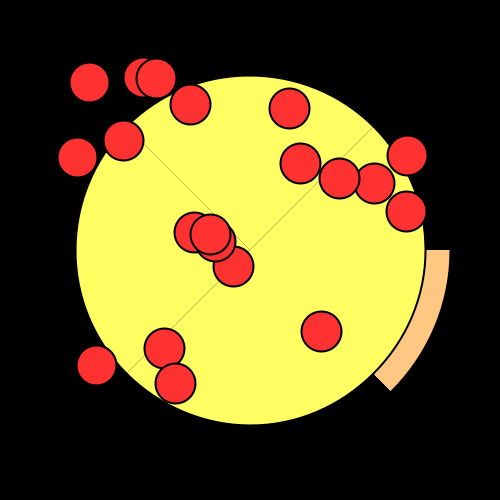
Frame 1 (no input)
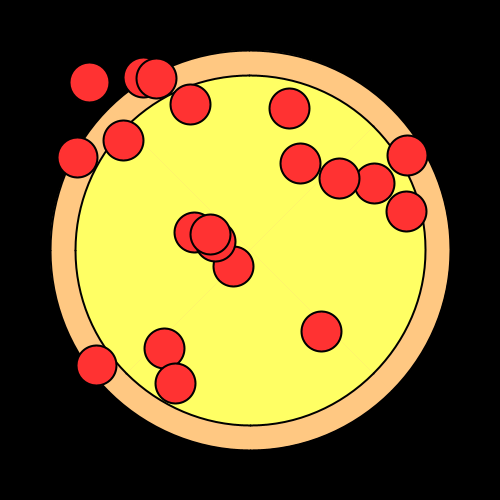
Frame 60 (the mouse pressed at the canvas centre just before this capture)
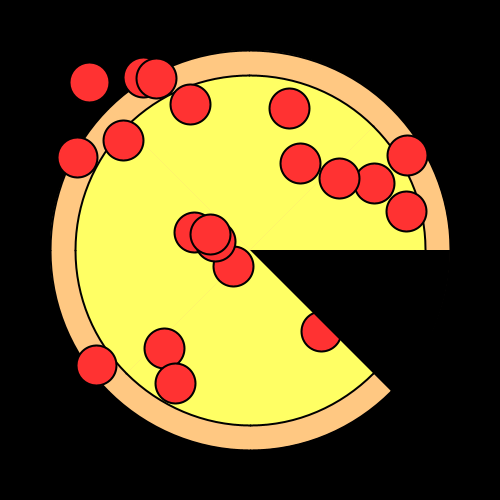
Frame 120 (the mouse held since frame 60 and released just before this capture)

The Processing sketch that drew these frames (run headless with seeded random() and noise(); from frame 60 on, the mouse is pressed at the canvas centre):

// Processing sketch: processing_67200
// ── processing_67200.pde

int numSlice = 8;
float[] sliceStart = new float[numSlice];

int numSalami = 20;
float[] salamiX = new float[numSalami];
float[] salamiY = new float[numSalami];

//boolean mouseClick;    ----failed attempt

void setup(){
  
  size(500, 500);
  background(0);
  noStroke();
  smooth();
  
//  mouseClick = false;   ------failed attempt
  
  for(int i = 0; i < numSlice; i++){
    sliceStart[i] = 0;
  }
  
//----------PROBLEM---------------How do you set a round boundary? 
  for(int j = 0; j < numSalami; j++){
//    salamiX[j] = random(dist(width/2, height/2, 75, 425), (TWO_PI));
//    salamiX[j] = random(dist(width/2, height/2, 0, TWO_PI));
//    salamiY[j] = random(dist(width/2, height/2, 0, TWO_PI));
    salamiX[j] = random(72, 425);
    salamiY[j] = random(72, 425);
//    salamiY[j] = random(dist(width/2, height/2, 75, 425));
  }
}


void draw(){
//  background(0);
    
  for(int i = 0; i < numSlice; i++){
    fill(255, 200, 130);
    stroke(0);
    strokeWeight(2);
    pizzaArc(400, sliceStart[i]);
    sliceStart[i] = (PI/4)*i;
  }
  for(int i = 0; i < numSlice; i++){
    fill(255, 255, 100);
    pizzaArc(350, sliceStart[i]);
    sliceStart[i] = (PI/4)*i;
  }
  
  for(int j = 0; j < numSalami; j++){
    fill(255, 50, 50);
    ellipse(salamiX[j], salamiY[j], 40, 40);
  }
  
  float r = 200;
  float distance = dist(width/2, height/2, mouseX, mouseY);
 
 
//---------PROBLEM-----------------having trouble with mousePressed & mouseClicked  
  if(mousePressed == true && distance <= r){
    fill(0);
    pizzaEaten(0);
  }
  
  
  
  
//-------PROBLEM--------------------How do you make the slices go a way one by one?
//  if(mousePressed == true && distance <= r){
//     for(int i = 0; i < 1; i++){
//      fill(0);
//      pizzaArc(400, sliceStart[i]);
//      sliceStart[i] = (PI/4)*i;
//     }
//  }
}


void pizzaArc(int d, float a){
  strokeWeight(2);
  arc(width/2, height/2, d, d, a, a + PI/4);
}

void pizzaEaten(int a){
  fill(0);
  arc(width/2, height/2, 400, 400, a, a +PI/4);
}


//-------failed attempts--------------------

//float r = 200;
//float distance = dist(width/2, height/2, mouseX, mouseY);
//
//void mouseClicked(){
//  if(mouseClick == false && distance <= r){
//    mouseClick = true;
//    pizzaEaten(0);
//  }
//}

//float r = 200;
//float distance = dist(width/2, height/2, mouseX, mouseY);

//void mouseClicked(){
//  if(distance <= r){
//    for(int i = 0; i < numSlice; i++){
//    fill(0);
//    pizzaArc(400, sliceStart[i]);
//    sliceStart[i] = (PI/4)*i;
//    i = 0;
//    }
//  }
//}



//NEED TO WORK ON SALAMI PLACEMENT
//NEED TO FIGURE OUT HOW TO MAKE THE SLICES DISAPPEAR AND NOT COME BACK WHEN MOUSE IS CLICKED
